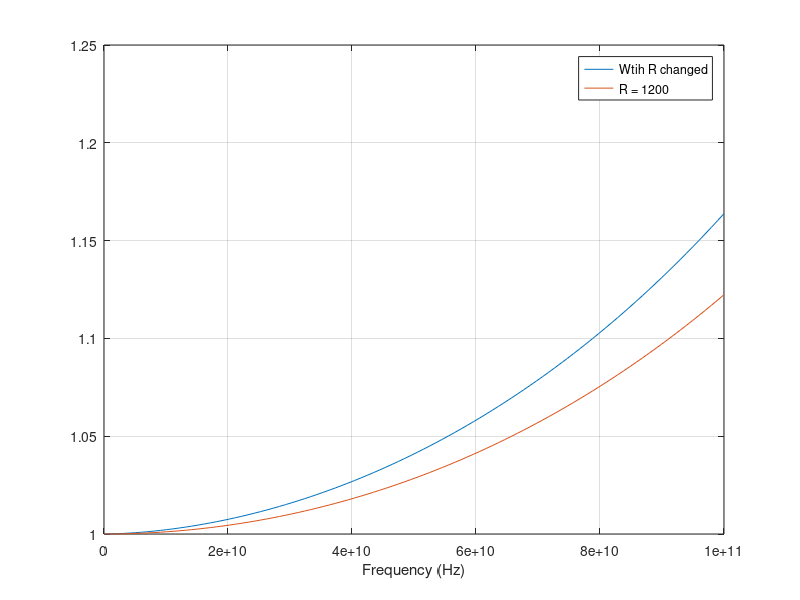

Source code (MATLAB):
clear;clc;
R = 1200;          % Resistance per unit length (Ω/m)
L = 250e-9;        % Inductance per unit length (H/m)
C = 1e-10;         % Capacitance per unit length (F/m)
Rs = 10;           % sourcce Resistence (Ω)
G = 0;            
l = 150e-6;  
f = 100e9;
f = linspace(1,f,100);
w = 2*pi*f;
s = i *w; 
Rs = 0.06;
R = R+Rs*(1+1j)*sqrt(w);
v = sqrt(s*C.*(R+s*L))./(sqrt(s*C.*(R+s*L)).*cosh(l*sqrt(s*C.*(R+s*L)))+Rs*s*C.*sinh(l*sqrt(s*C.*(R+s*L))));
R = 1200;
v2 = sqrt(s*C.*(R+s*L))./(sqrt(s*C.*(R+s*L)).*cosh(l*sqrt(s*C.*(R+s*L)))+Rs*s*C.*sinh(l*sqrt(s*C.*(R+s*L))));
plot(f,abs(v),f,abs(v2));
xlabel('Frequency (Hz)')
legend('Wtih R changed', 'R = 1200')
grid on
